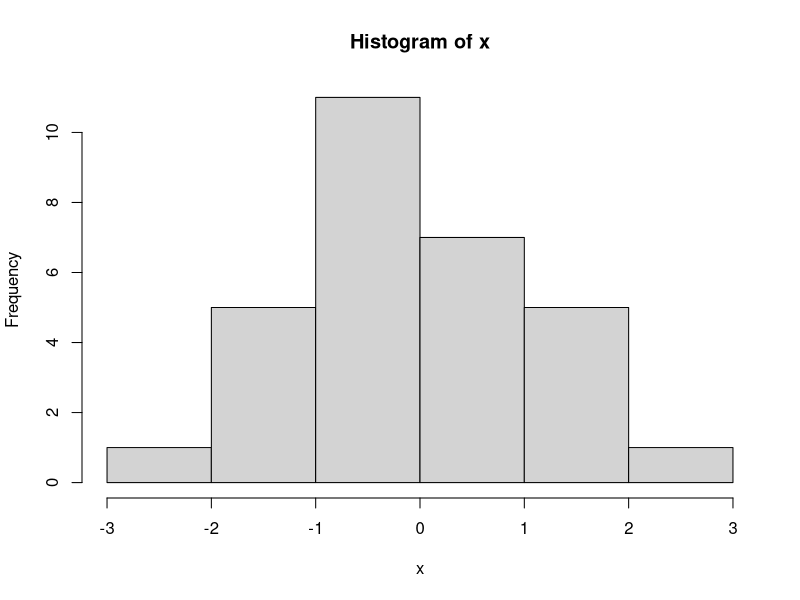

This chart was generated by the following R code:
## -----------------------------------------------------------------------------
(x <- rnorm(30))


## -----------------------------------------------------------------------------
hist(x)

